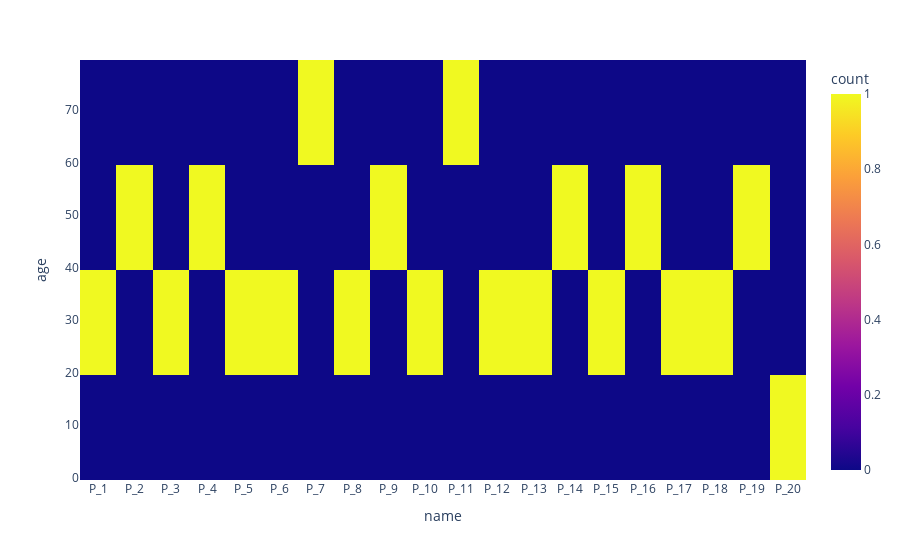

Notebook source saved alongside this figure:
### Code cell
fig = px.density_heatmap(df, x="name", y="age")
fig.show()

### Figure 1 — Plotly figure (JSON) as saved in the notebook; plotly's stock layout.template omitted (floating-point values rounded to 4 significant figures)
{"data": [{"coloraxis": "coloraxis", "hovertemplate": "name=%{x}<br>age=%{y}<br>count=%{z}<extra></extra>", "name": "", "type": "histogram2d", "x": ["P_1", "P_2", "P_3", "P_4", "P_5", "P_6", "P_7", "P_8", "P_9", "P_10", "P_11", "P_12", "P_13", "P_14", "P_15", "P_16", "P_17", "P_18", "P_19", "P_20"], "xaxis": "x", "xbingroup": "x", "y": [20, 45, 22, 56, 23, 25, 64, 35, 54, 32, 65, 23, 35, 51, 32, 45, 34, 25, 53, 15], "yaxis": "y", "ybingroup": "y"}], "layout": {"coloraxis": {"colorbar": {"title": {"text": "count"}}, "colorscale": [[0, "#0d0887"], [0.1111, "#46039f"], [0.2222, "#7201a8"], [0.3333, "#9c179e"], [0.4444, "#bd3786"], [0.5556, "#d8576b"], [0.6667, "#ed7953"], [0.7778, "#fb9f3a"], [0.8889, "#fdca26"], [1, "#f0f921"]]}, "legend": {"tracegroupgap": 0}, "margin": {"t": 60}, "xaxis": {"anchor": "y", "domain": [0, 1], "title": {"text": "name"}}, "yaxis": {"anchor": "x", "domain": [0, 1], "title": {"text": "age"}}}}
